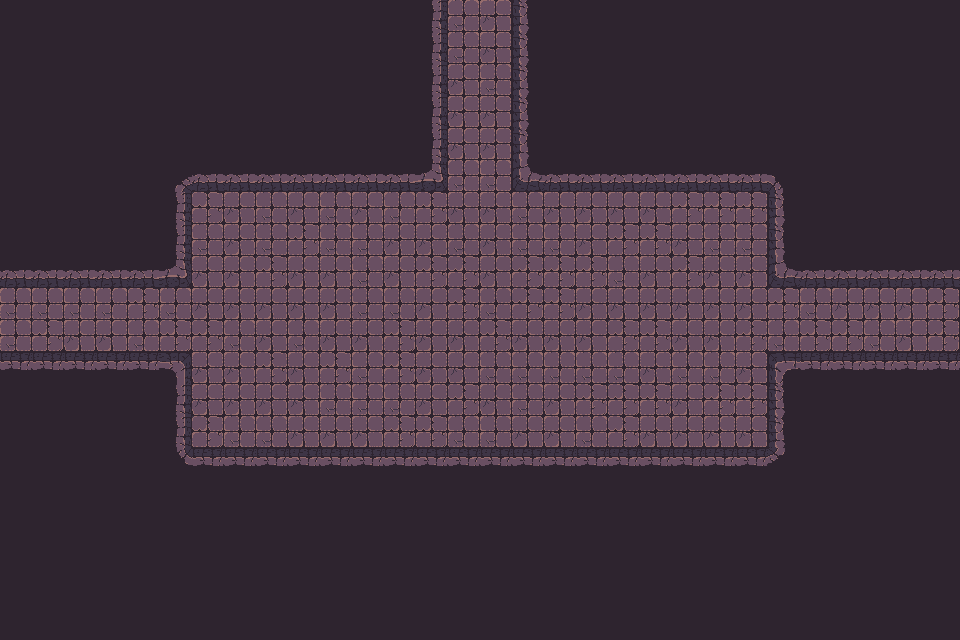

This game map was drawn from its Tiled (.tmx) file and the tilesets committed beside it. A one-line description and the full map source follow:
An orthogonal 30x20 tile map with 32x32 px tiles, 1 tile layer (Tile layer 1), 2 tilesets and 57 objects.

<map version="1.10" tiledversion="1.11.2" orientation="orthogonal" renderorder="right-down" width="30" height="20" tilewidth="32" tileheight="32" infinite="0" nextlayerid="3" nextobjectid="1">
    <tileset firstgid="1" name="Town Tileset" tilewidth="32" tileheight="32" tilecount="64" columns="8">
        <image source="../../../tiles/World H Tileset.png" trans="ff00ff" width="256" height="256" />
        <tile id="4">
            <objectgroup draworder="index" id="2">
                <object id="1" x="0" y="0" width="32" height="32" />
            </objectgroup>
        </tile>
        <tile id="5">
            <objectgroup draworder="index" id="2">
                <object id="1" x="0" y="0" width="32" height="32" />
            </objectgroup>
        </tile>
        <tile id="6">
            <objectgroup draworder="index" id="2">
                <object id="1" x="0" y="0" width="32" height="32" />
            </objectgroup>
        </tile>
        <tile id="7">
            <objectgroup draworder="index" id="2">
                <object id="1" x="0" y="0" width="32" height="32" />
            </objectgroup>
        </tile>
        <tile id="8">
            <objectgroup draworder="index" id="2">
                <object id="1" x="0" y="0" width="32" height="32" />
            </objectgroup>
        </tile>
        <tile id="10">
            <objectgroup draworder="index" id="2">
                <object id="1" x="0" y="32" width="32" height="0" />
            </objectgroup>
        </tile>
        <tile id="11">
            <objectgroup draworder="index" id="2">
                <object id="1" x="0" y="32" width="32" height="0" />
                <object id="2" x="32" y="0" width="0" height="32" />
            </objectgroup>
        </tile>
        <tile id="12">
            <objectgroup draworder="index" id="2">
                <object id="1" x="32" y="0" width="0" height="32" />
            </objectgroup>
        </tile>
        <tile id="13">
            <objectgroup draworder="index" id="2">
                <object id="1" x="0" y="32" width="32" height="0" />
                <object id="2" x="0" y="32" width="32" height="0" />
                <object id="3" x="0" y="0" width="0" height="32" />
            </objectgroup>
        </tile>
        <tile id="14">
            <objectgroup draworder="index" id="2">
                <object id="1" x="0" y="0" width="0" height="32" />
            </objectgroup>
        </tile>
        <tile id="16">
            <objectgroup draworder="index" id="2">
                <object id="1" x="0" y="0" width="32" height="32" />
            </objectgroup>
        </tile>
        <tile id="24">
            <objectgroup draworder="index" id="2">
                <object id="1" x="0" y="0" width="32" height="32" />
            </objectgroup>
        </tile>
    </tileset>
    <tileset firstgid="65" name="Dungeon Crawler Tileset" tilewidth="32" tileheight="32" tilecount="100" columns="10">
        <image source="../../../tiles/Dungeon_Tile.png" trans="" width="320" height="320" />
        <tile id="2">
            <objectgroup draworder="index" id="2">
                <object id="1" x="0" y="0" width="32" height="32" />
            </objectgroup>
        </tile>
        <tile id="3">
            <objectgroup draworder="index" id="2">
                <object id="1" x="0" y="0" width="32" height="32" />
            </objectgroup>
        </tile>
        <tile id="4">
            <objectgroup draworder="index" id="2">
                <object id="1" x="0" y="0" width="32" height="32" />
            </objectgroup>
        </tile>
        <tile id="5">
            <objectgroup draworder="index" id="2">
                <object id="1" x="0" y="0" width="32" height="32" />
            </objectgroup>
        </tile>
        <tile id="6">
            <objectgroup draworder="index" id="2">
                <object id="1" x="0" y="0" width="32" height="32" />
            </objectgroup>
        </tile>
        <tile id="8">
            <objectgroup draworder="index" id="2">
                <object id="1" x="0" y="0" width="32" height="32" />
            </objectgroup>
        </tile>
        <tile id="12">
            <objectgroup draworder="index" id="2">
                <object id="1" x="0" y="0" width="32" height="32" />
            </objectgroup>
        </tile>
        <tile id="13">
            <objectgroup draworder="index" id="2">
                <object id="1" x="0" y="0" width="32" height="32" />
            </objectgroup>
        </tile>
        <tile id="14">
            <objectgroup draworder="index" id="2">
                <object id="1" x="0" y="0" width="32" height="32" />
            </objectgroup>
        </tile>
        <tile id="15">
            <objectgroup draworder="index" id="2">
                <object id="1" x="0" y="0" width="32" height="32" />
            </objectgroup>
        </tile>
        <tile id="16">
            <objectgroup draworder="index" id="2">
                <object id="1" x="0" y="0" width="32" height="32" />
            </objectgroup>
        </tile>
        <tile id="18">
            <objectgroup draworder="index" id="2">
                <object id="1" x="0" y="0" width="32" height="32" />
            </objectgroup>
        </tile>
        <tile id="22">
            <objectgroup draworder="index" id="2">
                <object id="1" x="0" y="0" width="32" height="32" />
            </objectgroup>
        </tile>
        <tile id="23">
            <objectgroup draworder="index" id="2">
                <object id="1" x="0" y="0" width="32" height="32" />
            </objectgroup>
        </tile>
        <tile id="24">
            <objectgroup draworder="index" id="2">
                <object id="1" x="0" y="0" width="32" height="32" />
            </objectgroup>
        </tile>
        <tile id="25">
            <objectgroup draworder="index" id="2">
                <object id="1" x="0" y="0" width="32" height="32" />
            </objectgroup>
        </tile>
        <tile id="26">
            <objectgroup draworder="index" id="2">
                <object id="1" x="0" y="0" width="32" height="32" />
            </objectgroup>
        </tile>
        <tile id="28">
            <objectgroup draworder="index" id="2">
                <object id="1" x="0" y="0" width="32" height="32" />
            </objectgroup>
        </tile>
        <tile id="32">
            <objectgroup draworder="index" id="2">
                <object id="1" x="0" y="0" width="32" height="32" />
            </objectgroup>
        </tile>
        <tile id="33">
            <objectgroup draworder="index" id="2">
                <object id="1" x="0" y="0" width="32" height="32" />
            </objectgroup>
        </tile>
        <tile id="34">
            <objectgroup draworder="index" id="2">
                <object id="1" x="0" y="0" width="32" height="32" />
            </objectgroup>
        </tile>
        <tile id="35">
            <objectgroup draworder="index" id="2">
                <object id="1" x="0" y="0" width="32" height="32" />
            </objectgroup>
        </tile>
        <tile id="36">
            <objectgroup draworder="index" id="2">
                <object id="1" x="0" y="0" width="32" height="32" />
            </objectgroup>
        </tile>
        <tile id="38">
            <objectgroup draworder="index" id="2">
                <object id="1" x="0" y="0" width="32" height="32" />
            </objectgroup>
        </tile>
        <tile id="42">
            <objectgroup draworder="index" id="2">
                <object id="1" x="0" y="0" width="32" height="32" />
            </objectgroup>
        </tile>
        <tile id="43">
            <objectgroup draworder="index" id="2">
                <object id="1" x="0" y="0" width="32" height="32" />
            </objectgroup>
        </tile>
        <tile id="44">
            <objectgroup draworder="index" id="2">
                <object id="1" x="0" y="0" width="32" height="32" />
            </objectgroup>
        </tile>
        <tile id="45">
            <objectgroup draworder="index" id="2">
                <object id="1" x="0" y="0" width="32" height="32" />
            </objectgroup>
        </tile>
        <tile id="46">
            <objectgroup draworder="index" id="2">
                <object id="1" x="0" y="0" width="32" height="32" />
            </objectgroup>
        </tile>
        <tile id="48">
            <objectgroup draworder="index" id="2">
                <object id="1" x="0" y="0" width="32" height="32" />
            </objectgroup>
        </tile>
        <tile id="52">
            <objectgroup draworder="index" id="2">
                <object id="1" x="0" y="0" width="32" height="32" />
            </objectgroup>
        </tile>
        <tile id="53">
            <objectgroup draworder="index" id="2">
                <object id="1" x="0" y="0" width="32" height="32" />
            </objectgroup>
        </tile>
        <tile id="54">
            <objectgroup draworder="index" id="2">
                <object id="1" x="0" y="0" width="32" height="32" />
            </objectgroup>
        </tile>
        <tile id="55">
            <objectgroup draworder="index" id="2">
                <object id="1" x="0" y="0" width="32" height="32" />
            </objectgroup>
        </tile>
        <tile id="56">
            <objectgroup draworder="index" id="2">
                <object id="1" x="0" y="0" width="32" height="32" />
            </objectgroup>
        </tile>
        <tile id="58">
            <objectgroup draworder="index" id="2">
                <object id="1" x="0" y="0" width="32" height="32" />
            </objectgroup>
        </tile>
        <tile id="62">
            <objectgroup draworder="index" id="2">
                <object id="1" x="0" y="0" width="32" height="32" />
            </objectgroup>
        </tile>
        <tile id="63">
            <objectgroup draworder="index" id="2">
                <object id="1" x="0" y="0" width="32" height="32" />
            </objectgroup>
        </tile>
        <tile id="64">
            <objectgroup draworder="index" id="2">
                <object id="1" x="0" y="0" width="32" height="32" />
            </objectgroup>
        </tile>
        <tile id="65">
            <objectgroup draworder="index" id="2">
                <object id="1" x="0" y="0" width="32" height="32" />
            </objectgroup>
        </tile>
        <tile id="66">
            <objectgroup draworder="index" id="2">
                <object id="1" x="0" y="0" width="32" height="32" />
            </objectgroup>
        </tile>
        <tile id="68">
            <objectgroup draworder="index" id="2">
                <object id="1" x="0" y="0" width="32" height="32" />
            </objectgroup>
        </tile>
    </tileset>
    <layer id="1" name="Tile layer 1" width="30" height="20">
        <data encoding="csv">
122,122,122,122,122,122,122,122,122,122,122,122,122,77,66,75,79,122,122,122,122,122,122,122,122,122,122,122,122,122,
122,122,122,122,122,122,122,122,122,122,122,122,122,77,66,75,79,122,122,122,122,122,122,122,122,122,122,122,122,122,
122,122,122,122,122,122,122,122,122,122,122,122,122,77,75,66,79,122,122,122,122,122,122,122,122,122,122,122,122,122,
122,122,122,122,122,122,122,122,122,122,122,122,122,77,75,75,79,122,122,122,122,122,122,122,122,122,122,122,122,122,
122,122,122,122,122,122,122,122,122,122,122,122,122,77,75,75,79,122,122,122,122,122,122,122,122,122,122,122,122,122,
122,122,122,122,122,67,68,68,68,68,68,68,68,103,66,66,100,68,68,68,68,68,68,68,69,122,122,122,122,122,
122,122,122,122,122,77,65,75,66,75,66,75,66,65,75,75,66,75,75,75,75,65,65,65,79,122,122,122,122,122,
122,122,122,122,122,77,66,75,66,65,66,66,75,75,66,75,66,66,75,65,65,75,66,66,79,122,122,122,122,122,
68,68,68,68,68,103,75,75,65,75,75,66,75,65,65,75,65,65,65,66,75,65,75,75,100,68,68,68,68,68,
66,66,66,66,65,66,75,75,75,75,75,66,66,75,65,66,65,65,75,75,75,75,75,75,65,66,75,75,75,65,
66,65,75,75,66,65,65,66,75,66,75,75,65,75,75,65,75,75,75,65,65,75,75,65,66,65,65,66,75,65,
88,88,88,88,88,73,75,75,65,75,65,66,65,75,75,66,66,66,66,66,75,66,66,75,70,88,88,88,88,88,
122,122,122,122,122,77,75,75,75,75,66,66,66,75,65,75,66,75,65,65,65,75,65,65,79,122,122,122,122,122,
122,122,122,122,122,77,65,66,66,75,75,75,65,65,66,66,75,75,66,65,75,75,75,75,79,122,122,122,122,122,
122,122,122,122,122,87,88,88,88,88,88,88,88,88,88,88,88,88,88,88,88,88,88,88,89,122,122,122,122,122,
122,122,122,122,122,122,122,122,122,122,122,122,122,122,122,122,122,122,122,122,122,122,122,122,122,122,122,122,122,122,
122,122,122,122,122,122,122,122,122,122,122,122,122,122,122,122,122,122,122,122,122,122,122,122,122,122,122,122,122,122,
122,122,122,122,122,122,122,122,122,122,122,122,122,122,122,122,122,122,122,122,122,122,122,122,122,122,122,122,122,122,
122,122,122,122,122,122,122,122,122,122,122,122,122,122,122,122,122,122,122,122,122,122,122,122,122,122,122,122,122,122,
122,122,122,122,122,122,122,122,122,122,122,122,122,122,122,122,122,122,122,122,122,122,122,122,122,122,122,122,122,122
        </data>
    </layer>
</map>
